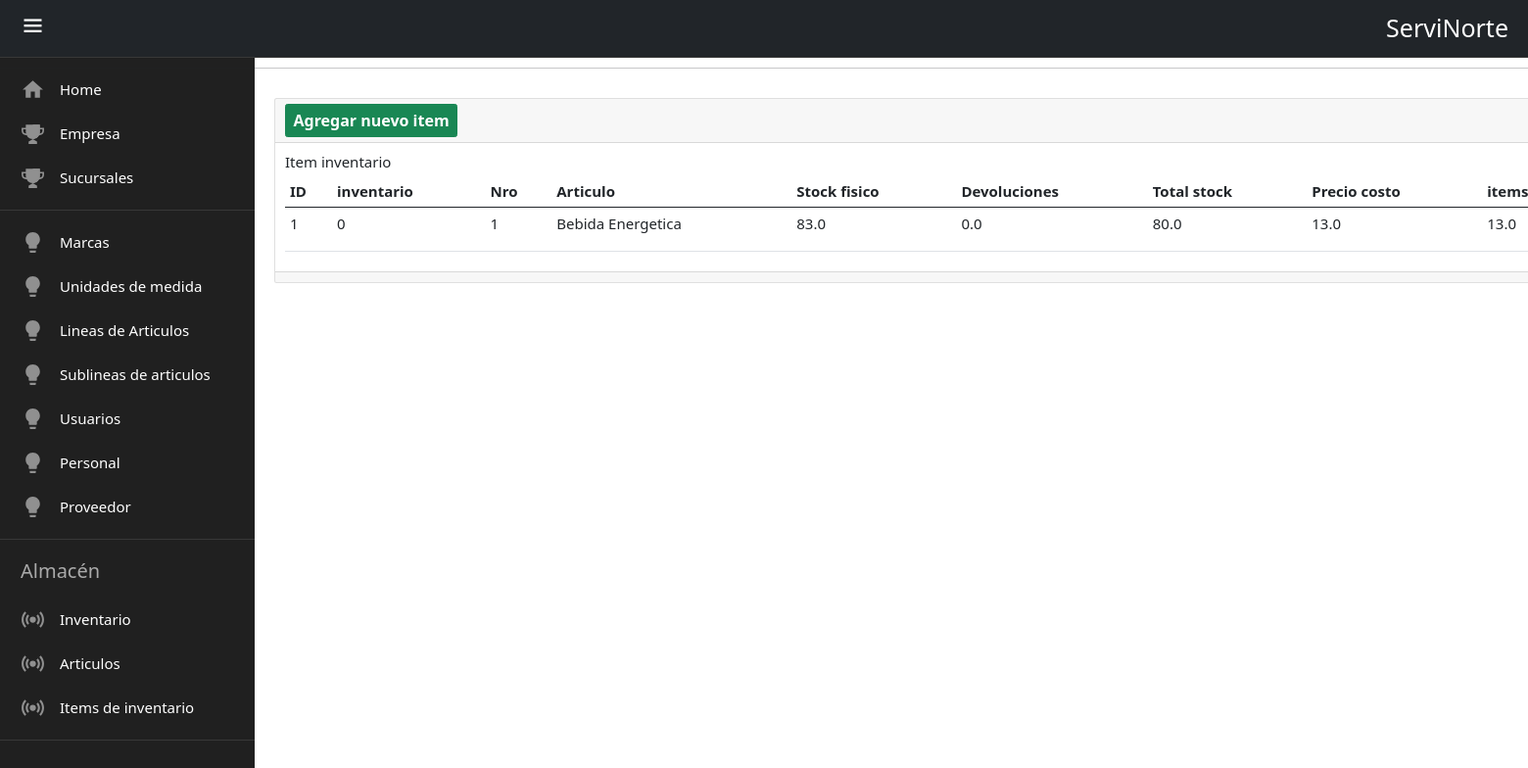
The page /item/ on the database its author committed.
### servinorte_r/models.py (models this page shows, shortened)
class items_inventario(models.Model):
    inventarios = models.ForeignKey(inventarios, on_delete=models.CASCADE)
    nro_item = models.IntegerField(help_text="El numero de item. ")
    Articulos = models.ForeignKey(Articulos, on_delete=models.CASCADE)
    stock_fisico = models.FloatField(max_length=12, help_text=("El stock fisico. "))
    devoluciones_pendientes = models.FloatField(max_length=12, help_text=("Las devoluciones pendientes. "))
    total_unidades_stock = models.FloatField(max_length=12, help_text=("El total de unidades en stock. "))
    precio_costo = models.FloatField(max_length=12, help_text=("El precio. "))
    total_item = models.FloatField(max_length=12, help_text=("El total. "))

class inventarios(models.Model):
    class InventarioRole(models.TextChoices):
        CLOSED = "2"
        PROGRESS = "1"
        PENDING = "0"
    Empresa = models.ForeignKey(Empresa, on_delete=models.CASCADE)
    Sucursales = models.ForeignKey(Sucursales, on_delete=models.CASCADE)
    fecha_inventario = models.DateTimeField(
        auto_now_add=True, help_text="La fecha de inventario. "
    )
    nro_inventario = models.FloatField(help_text=("El nro.inventario. "))
    Personal = models.ForeignKey(Personal, on_delete=models.CASCADE)
    hora_inicio = models.DateTimeField(
        null=True, help_text="Hora de inicio de inventario. "
    )
    hora_fin = models.DateTimeField(
        null=True, help_text="Hora de final de inventario. "
    )
    estado = models.CharField(
        verbose_name="La validacion de situacion es. ",
        choices=InventarioRole.choices,
        max_length=1,
    )
    creado_por = models.CharField(max_length=15, help_text=("Fue creado por. "))
    fecha_creacion = models.DateTimeField(
        null=True, help_text=("La fecha de creacion de inventario. ")
    )
    def __str__(self):
        return self.estado

class Articulos(models.Model):
    codigo_sku = models.CharField(max_length=25, help_text="El codigo de articulo. ")
    descripcion = models.CharField(
        max_length=150, help_text="La descripcion del articulo. "
    )
    Unidades_medida = models.ForeignKey(Unidades_medida, on_delete=models.CASCADE)
    grupos_proveedor = models.ForeignKey(grupos_proveedor, on_delete=models.CASCADE)
    lineas_articulos = models.ForeignKey(lineas_articulos, on_delete=models.CASCADE)
    sublineas_articulos = models.ForeignKey(
        sublineas_articulos, on_delete=models.CASCADE
    )
    Empresa = models.ForeignKey(Empresa, on_delete=models.CASCADE)
    factor_compra = models.IntegerField(help_text="El factor compra. ")
    factor_reparto = models.IntegerField(help_text="El factor venta. ")
    marcas = models.ForeignKey(marcas, on_delete=models.CASCADE)
    def __str__(self):
        return self.descripcion

### servinorte_r/views.py (the view)
# urls.py: path('item/',views.items,name='item'),
def items(request):
    items=items_inventario.objects.all()
    return render(request,"item_inventario/index.html",{'items':items})

### templates/item_inventario/index.html (shortened to what this page needs)
{% extends 'base.html' %}{% block content %}
<hr />
<div class="contenedor">
  <div class="card">
    <div class="card-header">
      <a
        name=""
        id=""
        class="btn btn-success text-white"
        style="font-size: medium; font-weight: bold"
        href="{% url 'crear_item' %}"
        role="button"
      >
        Agregar nuevo item
      </a>
    </div>
    <div class="card-body">
      <h4 class="card-title">Item inventario</h4>
      <table class="table">
        <thead>
          <tr>
            <th>ID</th>
            <th>inventario</th>
            <th>Nro</th>
            <th>Articulo</th>
            <th>Stock fisico</th>
            <th>Devoluciones</th>
            <th>Total stock </th>
            <th>Precio costo </th>
            <th>items</th>
          </tr>
        </thead>
        <tbody>
          {% for item in items %}
          <tr>
            <td>{{ item.id }}</td>
            <td>{{ item.inventarios }}</td>
            <td>{{ item.nro_item }}</td>
            <td>{{ item.Articulos }}</td>
            <td>{{ item.stock_fisico }}</td>
            <td>{{ item.devoluciones_pendientes }}</td>
            <td>{{ item.total_unidades_stock }}</td>
            <td>{{ item.precio_costo }}</td>
            <td>{{ item.total_item }}</td>
          </tr>
          {% endfor %}
        </tbody>
      </table>
    </div>
    <div class="card-footer text-muted"></div>
  </div>
</div>
{% endblock %}

### servinorte_r/static/css/style.css (style rules this page uses)
:root { --fondo-color:#231e27; --items-color:#202020; --border-color:#383838; --text-color:#e7e7e7; }
* { padding: 0; box-sizing: border-box; margin: 0; }
html { font-size: 62.5%; font-family: sans-serif; }
body { width: 100%; height: 100vh; background-color: #231e27; position: relative; }
.contenedor { width:1600px; margin-left:280px; margin-top: 30px; font-size: 150%; }

### rows shown on the page
items_inventario: id "1", inventarios "0", nro_item "1", Articulos "Bebida Energetica", stock_fisico "83.0", devoluciones_pendientes "0.0", total_unidades_stock "80.0", precio_costo "13.0", total_item "13.0"
